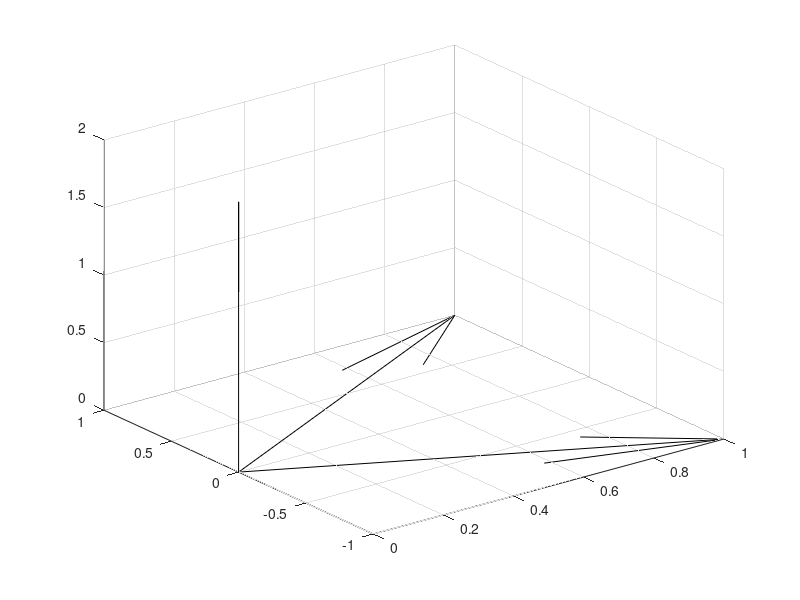

MATLAB code to generate this figure:
clear all
close all

a = [1;1];
b = [1;-1];
c = [2;-5];
%quiver(xinicial,yinicial,vx,vy,0,'r')
xlim([-3,3])
ylim = xlim
%hold on % para podermos meter mais do que uma coisa no grafico
quiver(0,0,b(1),b(2),0,'b')
axis equal % fazer a escala certa

xini=[0;0;0];
yini=[0;0;0];
quiver(xini,yini,[a(1);b(1);c(1)],[a(2);b(2);c(2)],0,'b')
a'*b; % prova do produto interno ser 0
%close all

a = [a;0] %acrescenta coordenada
b = [b;0]
d = cross(a,b)

norm(d);
quiver3([0;0;0],[0;0;0],[0;0;0],[a(1);b(1);d(1)],[a(2);b(2);d(2)],[a(3);b(3);-d(3)],0,'black')
